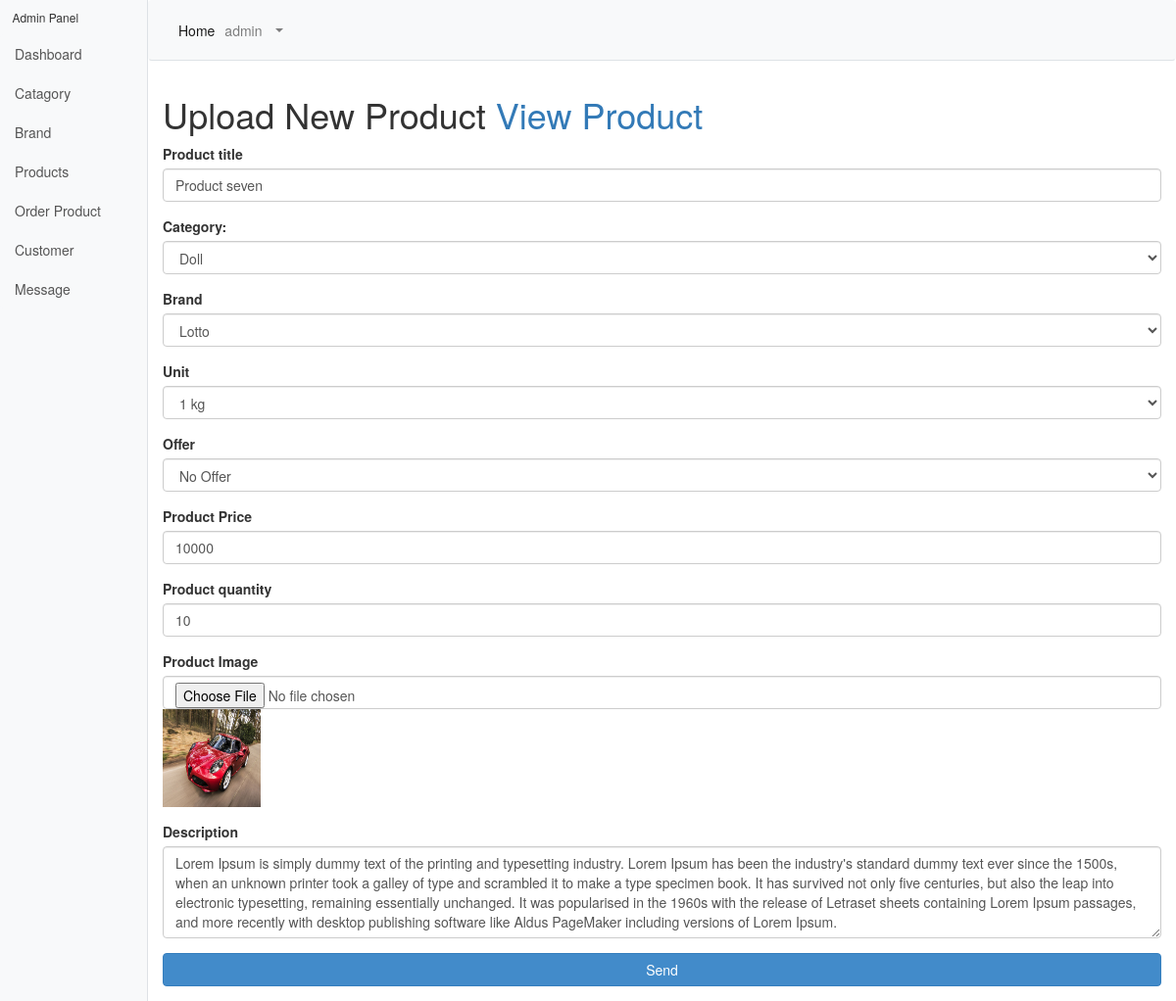
Screenshot of /admin/editproduct.php?proid=21 (signed in) with the database file from the repository.
### tables this page shows
CREATE TABLE `tbl_product` (
  `productId` int(11) NOT NULL,
  `productName` varchar(200) NOT NULL,
  `catId` int(11) NOT NULL,
  `brandId` int(11) NOT NULL,
  `body` text NOT NULL,
  `price` varchar(300) NOT NULL,
  `image` varchar(300) NOT NULL,
  `type` tinyint(4) NOT NULL,
  `quantityId` int(11) NOT NULL,
  `total_quantity` int(11) NOT NULL,
  `productCode` varchar(300) NOT NULL,
  `admin_id` int(11) NOT NULL,
  `uploadtime` timestamp NOT NULL DEFAULT current_timestamp(),
  `offer` tinyint(4) NOT NULL,
  `total_rat` int(11) NOT NULL,
  `hit` int(11) NOT NULL
);

CREATE TABLE `tbl_catagory` (
  `catId` int(11) NOT NULL,
  `catName` varchar(200) NOT NULL
);

CREATE TABLE `tbl_brand` (
  `brandId` int(11) NOT NULL,
  `brandName` varchar(200) NOT NULL
);

### classes/Product.php (called while the page is built, shortened)
<?php
$filepath = realpath(dirname(__FILE__));
 include_once ($filepath.'/../lib/Database.php');
?>
<?php
class Product{
	private $db;
	public function __construct(){
		$this->db = new Database();
	}
	public function getAllProductadminByid($prid){
			$query = "SELECT * FROM tbl_product LEFT JOIN tbl_catagory ON tbl_product.catId = tbl_catagory.catId INNER JOIN tbl_brand ON  tbl_product.brandId =tbl_brand.brandId INNER JOIN  tbl_quantity ON tbl_product.quantityId =tbl_quantity.quantityId WHERE productId='$prid'";
			$result = $this->db->select($query);
			return $result;
		}
}
?>

### lib/Database.php (called while the page is built, shortened)
<?php
Class Database{
	public $host   = DB_HOST;
	public $user   = DB_USER;
	public $pass   = DB_PASS;
	public $dbname = DB_NAME;
	public $link;
	private function connectDB(){
	$this->link = new mysqli($this->host, $this->user, $this->pass, $this->dbname);
 }
	public function select($query){
		$result = $this->link->query($query) or die($this->link->error.__LINE__);
		if($result->num_rows > 0){
			return $result;
		} else {
			return false;
		}
	}
}

### admin/editproduct.php (the view, shortened to what this page needs)
<?php
include 'inc/header.php';
 ?>
      <div class="container-fluid">
        <h1 class="mt-4"> Upload New Product <a href="viewproduct.php">View Product</a></h1>
         <?php
                $getApd = $pd->getAllProductadminByid($_GET['proid']);
                  while ($result = $getApd->fetch_assoc()) {
                ?>
      	<form method="post" action="" enctype="multipart/form-data">
  <div class="form-outline mb-4">
    <label class="form-label" for="form4Example1">Product title</label>
    <input type="text" value="<?php echo $result['productName'] ?>" name="productName" id="form4Example1" class="form-control" />
  </div>
   <div class="form-group">
  <label for="sel1">Category:</label>
  <select name="catId" class="form-control" id="sel1">
    <option value="<?php echo $result['catId']; ?>"><?php echo $result['catName'] ?></option>
  </select>
</div>
 <div class="form-group">
  <label for="sel1">Brand</label>
  <select name="brandId" class="form-control" id="sel1">
    <option value="<?php echo $result['brandId']; ?>"><?php echo $result['brandName'] ?></option>
  </select>
</div>
<div class="form-group">
  <label for="sel1">Unit</label>
  <select name="quantityId" class="form-control" id="sel1">
    <option value="<?php echo $result['quantityId']; ?>">1 <?php echo $result['quantity_name'] ?></option>
  </select>
</div>
<div class="form-group">
  <label for="sel1">Offer</label>
  <select name="offer" class="form-control" id="sel1">
     <option value="<?php echo $result['offer']; ?>"> <?php if($result['offer']==0){echo "No Offer";}else{echo "Ofer";}  ?></option>
  </select>
</div>
 <div class="form-outline mb-4">
    <label class="form-label" for="form4Example1">Product Price</label>
    <input name="price" value="<?php echo $result['price'] ?>" type="text" id="form4Example1" class="form-control" />
  </div>
  <div class="form-outline mb-4">
    <label class="form-label" for="form4Example1">Product quantity</label>
    <input name="total_quantity" value="<?php echo $result['total_quantity'] ?>" type="text" id="form4Example1" class="form-control" />
  </div>
   <div class="form-outline mb-4">
    <label class="form-label" for="form4Example1">Product Image</label>
    <input type="file" name="image" id="form4Example1" class="form-control" />
    <img style="height:100px;width: 100px;" src="../<?php echo $result['image'] ?>">
  </div>
  <div class="form-outline mb-4">
    <label class="form-label" for="form4Example3">Description</label>
    <textarea class="form-control" name="body" id="form4Example3" rows="4"><?php echo $result['body'] ?></textarea>
  </div>
  <button type="submit" name="update" class="btn btn-primary btn-block mb-4">Send</button>
</form>
<?php } ?>
      </div>
   <?php include 'inc/footer.php'; ?>

### admin/css/datatable.css (style rules this page uses)
.btn { display: inline-block; padding: 6px 12px !important; margin-bottom: 0; font-size: 14px; font-weight: 400; line-height: 1.42857143; text-align: center; white-space: nowrap; vertical-align: middle; -ms-touch-action: manipulation; touch-action: manipulation; cursor: pointer; -webkit-user-select: none; -moz-user-select: none; -ms-user-select: none; user-select: none; background-image: none; border: 1px solid transparent; border-radius: 4px; }
.btn-primary { color: #fff !important; background: #428bca !important; border-color: #357ebd !important; box-shadow:none !important; }

### rows the page displays
tbl_product: productName "Product seven", catId "Doll", brandId "Lotto", offer "No Offer", price "10000", total_quantity "10", image (picture), body "Lorem Ipsum is simply dummy text of the printing and typesetting industry. Lorem Ipsum has been the industry's standard dummy text ever since the 1500s, when an unknown printer took a galley of type and scrambled it to make a type specimen book. It has survived not only five centuries, but also the leap into electronic typesetting, remaining essentially unchanged. It was popularised in the 1960s with the release of Letraset sheets containing Lorem Ipsum passages, and more recently with desktop publishing software like Aldus PageMaker including versions of Lorem Ipsum."

### other values shown
$_SESSION['adminName'] "admin"
